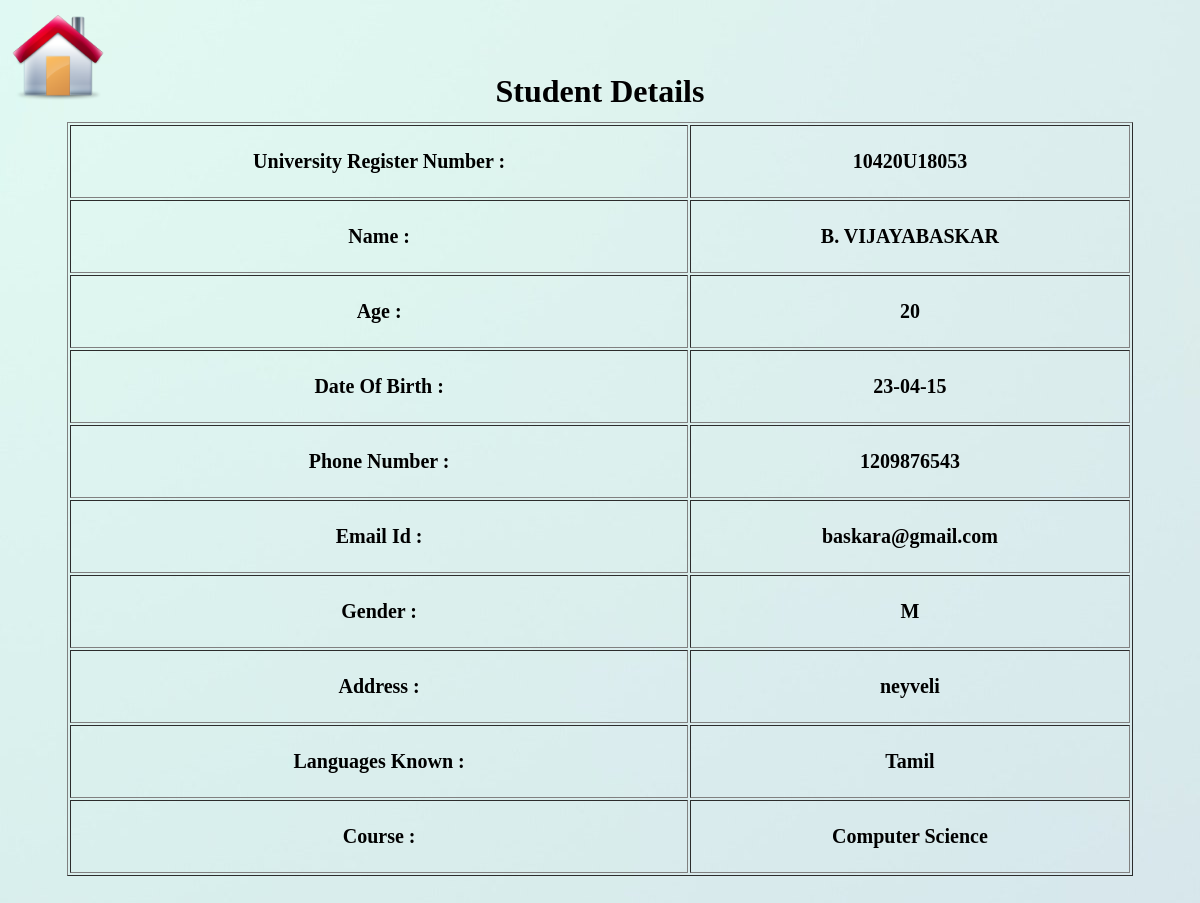
The page /cviewstudent.php?sid=5 (signed in) on the database its author committed.
### tables this page shows
CREATE TABLE `stdetails` (
  `id` int(11) NOT NULL,
  `sid` int(11) NOT NULL,
  `universityregno` varchar(50) NOT NULL,
  `name` varchar(150) NOT NULL,
  `age` int(11) NOT NULL,
  `dateofbirth` date NOT NULL,
  `phoneno` int(10) NOT NULL,
  `email` varchar(150) NOT NULL,
  `gender` varchar(50) NOT NULL,
  `address` varchar(150) NOT NULL,
  `languagesknown` varchar(50) NOT NULL,
  `selectyourcourse` varchar(50) NOT NULL
);

### cviewstudent.php (the view, shortened to what this page needs)
<?php
    $conn=mysqli_connect("localhost","root","","placement");
    if(isset($_GET["sid"])){
        $sid = $_GET["sid"];
        $result2 = mysqli_query($conn, "select * from stdetails where sid='$sid'");
        $r2 = mysqli_fetch_assoc($result2);
        $universityregno=$r2["universityregno"];
        $name=$r2["name"];
        $age=$r2["age"];
        $dateofbirth= date('y-m-d', strtotime($r2['dateofbirth']));
        $phoneno=$r2["phoneno"];
        $email=$r2["email"];
        $gender=$r2["gender"];
        $address=$r2["address"];
        $languagesknown = explode(",", $r2["languagesknown"]);
        $lk = implode(", ", $languagesknown);
        $selectyourcourse=$r2["selectyourcourse"];
    }
?>
<!DOCTYPE html>
<html lang="en">
<head>
</head>
<body>
<a href="applicants.php"> <img class="home" src="home1.png"></a>
    <center><h1>Student Details<h1>
    <table border="1"  width="90%">
        <tr><td>University Register Number : <td><br><?php echo $universityregno; ?><br><br>
        <tr><td>Name : <td><br><?php echo $name; ?><br><br>
        <tr><td>Age : <td><br><?php echo $age; ?><br><br>
        <tr><td>Date Of Birth : <td><br><?php echo $dateofbirth; ?><br><br>
        <tr><td>Phone Number : <td><br><?php echo $phoneno; ?><br><br>
        <tr><td>Email Id :<td><br> <?php echo $email; ?><br><br>
        <tr><td>Gender : <td><br><?php echo $gender; ?><br><br>
        <tr><td>Address : <td><br><?php echo $address; ?><br><br>
        <tr><td>Languages Known : <td><br><?php echo $lk; ?><br><br>
        <tr><td>Course : <td><br><?php echo $selectyourcourse; ?><br><br>
    </table>
</body>
</html>

### cviewstudent.php (style rules this page uses)
img { max-height: 200px; }
td { text-align: center; font-size: 15pt; }
table { height: 80%; transform: translateY(-10px); }
.home { height: 100px; }
body { background-color: lightgray; }
h1 { transform: translateY(-60px); }
body { background-image: url('backgroundimg1.jpg'); }

### rows shown on the page
stdetails: universityregno "10420U18053", name "B. VIJAYABASKAR", age "20", dateofbirth "23-04-15", phoneno "1209876543", email "baskara@gmail.com", gender "M", address "neyveli", languagesknown "Tamil", selectyourcourse "Computer Science"
